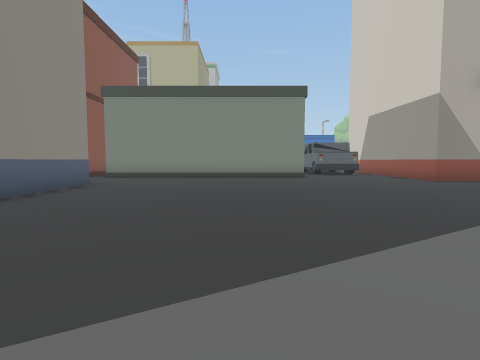
View 1 (above)

24 first-person views from a walk through a scene from a Unity 3-D project. The camera is 1.4 m above the floor, tilts 4° down and sees 80° across. The floor is counted in squares, 2 m on a side. Each view is taken from the middle of a square. On the plan, view 1 faces up. The plan holds only what a view shows up to about 10 squares ahead; the rest is blank. The place goes on beyond the plan.

View 2
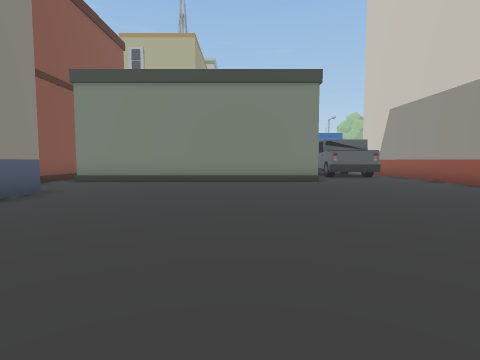

View 3
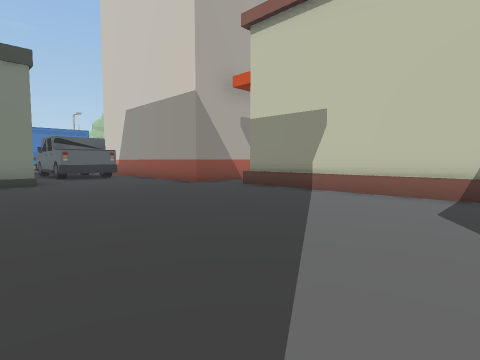

View 4
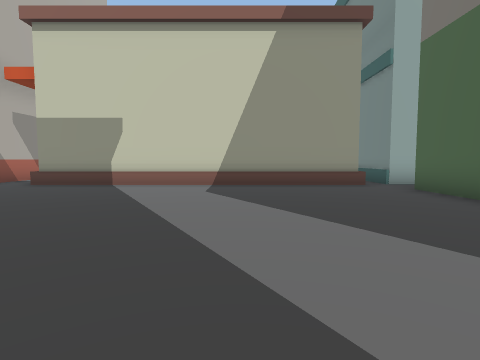

View 5
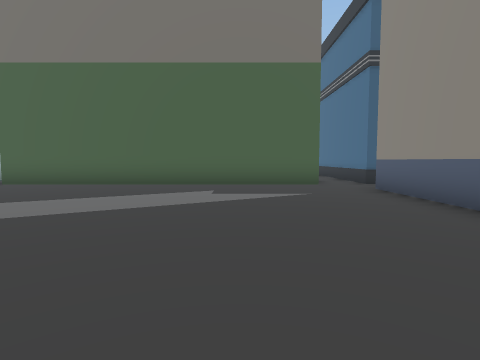

View 6
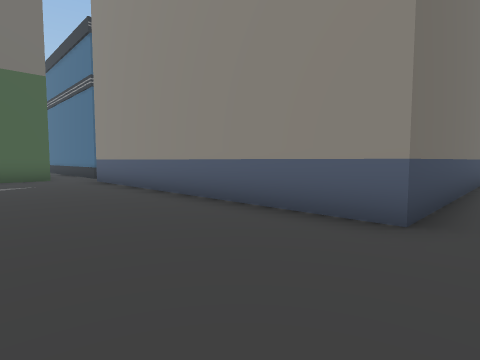

View 7
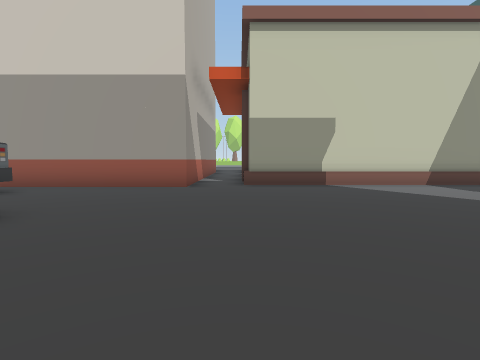

View 8
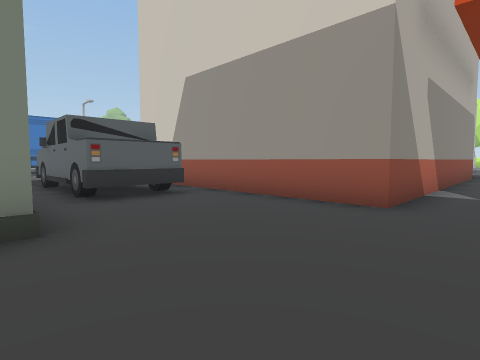

View 9
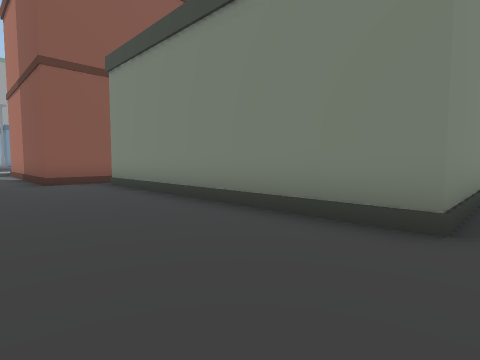

View 10
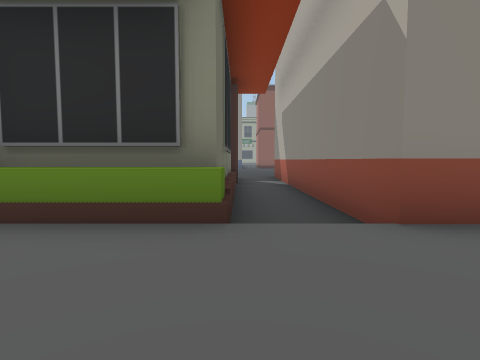

View 11
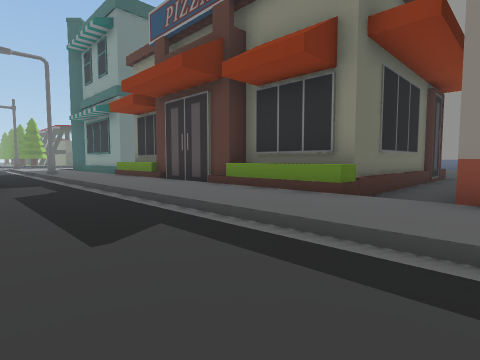

View 12
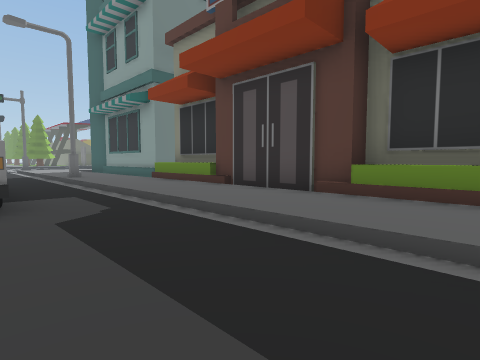

View 13
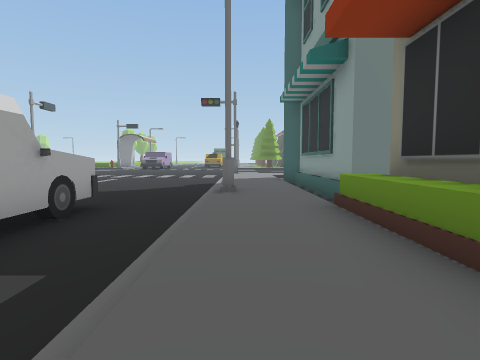

View 14
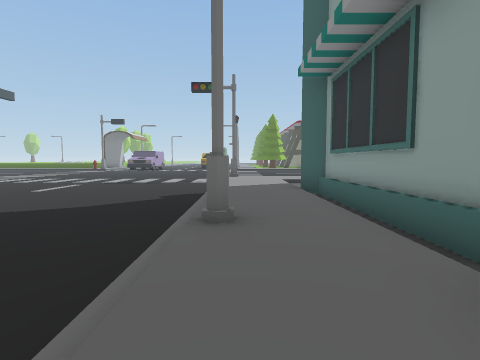

View 15
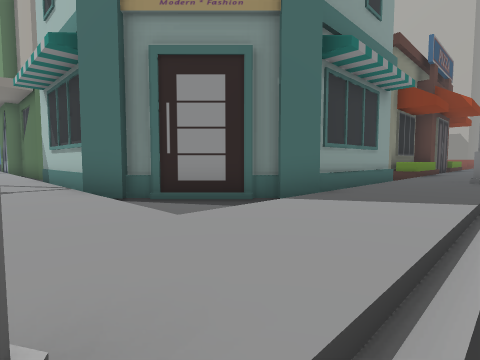

View 16
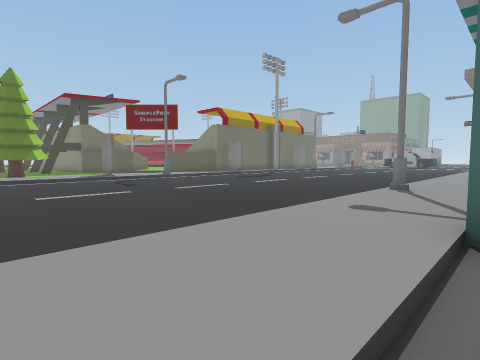

View 17
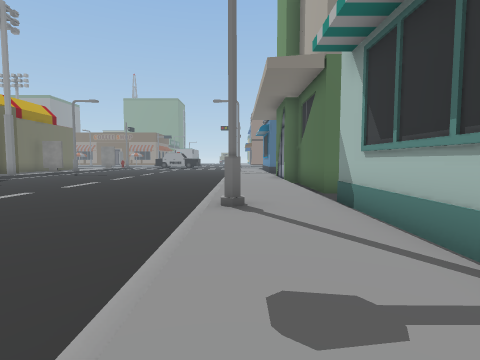

View 18
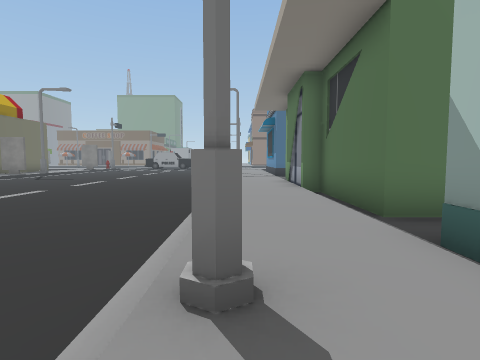

View 19
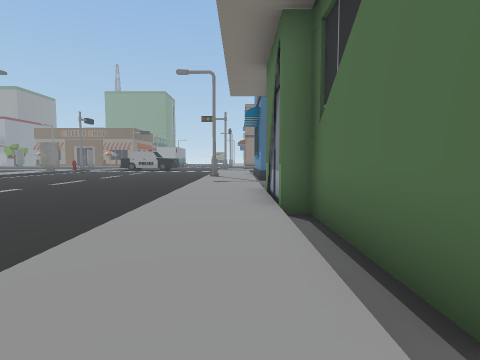

View 20
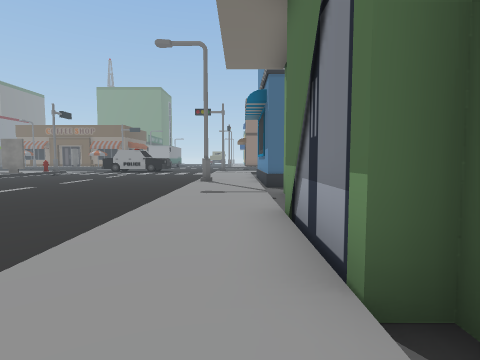

View 21
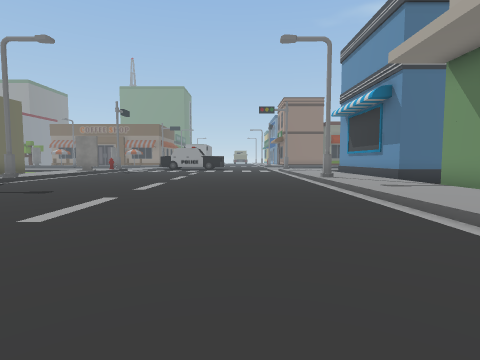

View 22
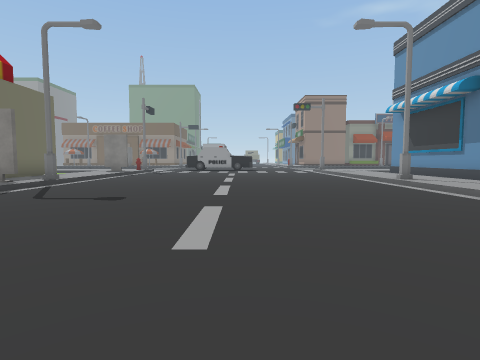

View 23
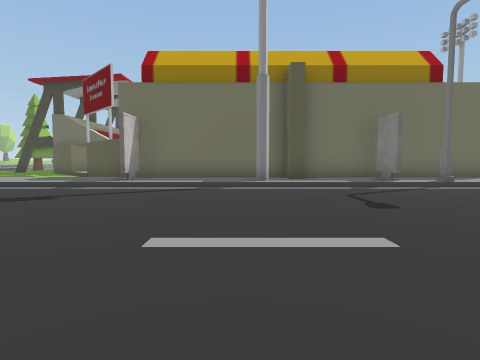

View 24
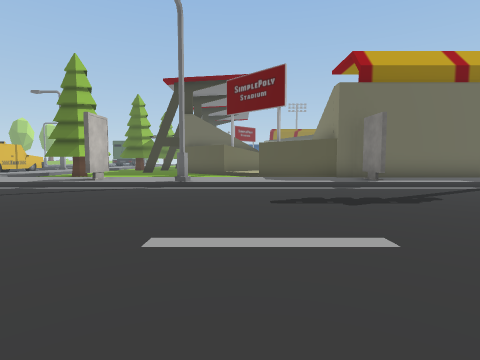

### Floor plan
Key: @ floor where view 1 was taken; # wall or solid block; . main floor; : floor 0.25 m higher than the main floor; O other object.
Columns run from 8 left of view 1 to 20 right of it. Each row starts with its distance up from view 1.
 13           #.OO.O
 12   #       #....O
 11   #########....O
 10 ###............OOOOOOOOO::...
  9 ........................::...
  8 OOOO...........OOOOOOOOO::...
  7    O...........O       O::...
  6    O...........O       O::...
  5    O...........O       O::...
  4    O...........O       O::...
  3    O...........O       O::...
  2    O...........O       O::..#
  1    O...........O       O::..#
  0    O....@......O       O::..#
 -1    O...........O       O::..#
 -2    ..OOOOOOOOO..OO    OO::..#
 -3    #.         OO       O:#...
 -4    #.          O       O::...
 -5                        O::...
 -6                        O::...
 -7                        O::...
 -8                       OO::...
 -9    #          O      O..::...
-10  ###.OOOOOOOOO.OOOOOOO..::...
-11  :::::::::::::::::::::::::.
-12  ::#:::::::::::::#:::::::#.
-13  ........................
-14  ........................
-15  ........................
-16  ........................
-17  .......................
-18  .......................
-19  .......................
-20  .......................
-21  .......................
-22  .......................
-23  ::#O::#:::O:::::#:O::::
-24 ############:::::::O:::
-25            ##

Positions as (right, up) in squares from view 1, and headings:
1: (0, 0), facing up
2: (0, 2), facing up
3: (1, 2), facing up-right
4: (-1, 2), facing right
5: (-1, 6), facing down
6: (-1, 9), facing down-left
7: (-1, 8), facing right
8: (2, 8), facing up-right
9: (3, 8), facing up-left
10: (18, 8), facing left
11: (20, 10), facing down-left
12: (20, 7), facing down-left
13: (17, 3), facing down
14: (17, 0), facing down
15: (18, -12), facing up-left
16: (16, -10), facing down-left
17: (13, -12), facing left
18: (10, -12), facing left
19: (7, -11), facing left
20: (4, -11), facing left
21: (4, -15), facing left
22: (3, -17), facing left
23: (0, -15), facing down
24: (7, -15), facing down
